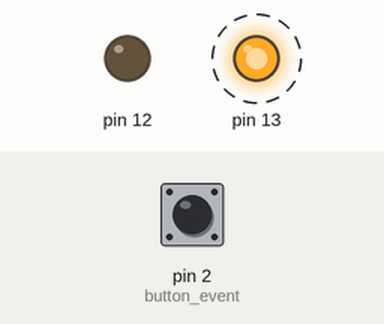
Recording of a sketch running on a simulated Arduino Uno, built with avr-gcc and run on an emulated ATmega328P. Parts: output pins drawn as LEDs (lit = HIGH). Dashed ring = blinking. The test bench sets the inputs (shaded band); at power-on: pin 2 (button_event) LOW.

Above: at 1.2 s.
1.3 s: pin 2 (button_event) pulled HIGH for 0.15 s
At 3.8 s:
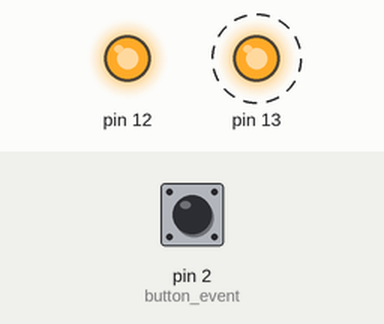
4.4 s: pin 2 (button_event) pulled HIGH for 1 s
At 6.7 s:
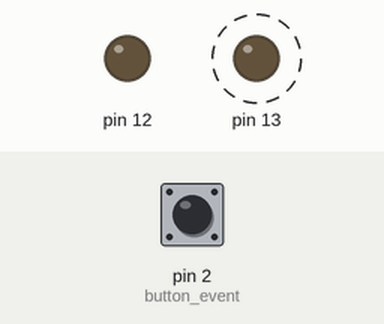
8.4 s: pin 2 (button_event) pulled HIGH for 3.2 s
At 10.8 s:
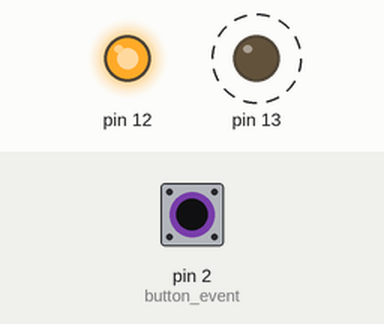
Timing chart, 0 to 20.6 s (numbered marks = the images above; inputs shaded):
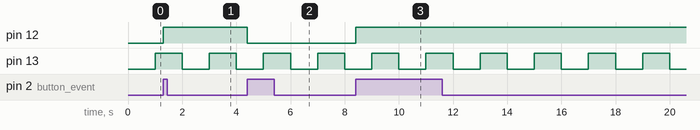

Measured:
- after the input at 1.3 s, pin 12: LOW → HIGH at once
- after the input at 4.4 s, pin 12: HIGH → LOW at once
- after the input at 8.4 s, pin 12: LOW → HIGH at once
- by itself, pin 13: alternates HIGH for 1.0 s and LOW for 1.0 s

The sketch:

Interrupt_Lab_2.2__Timer_.ino
```cpp
#include <TimerOne.h>
char stat;
char count;
int ledState = LOW;
volatile unsigned long blinkCount = 0; //volatile for shared value (could be refreshed)
void setup() {
  Timer1.initialize(1000000); //Set timer
  attachInterrupt(digitalPinToInterrupt(2),button_event,RISING);
  Timer1.attachInterrupt(blinkLED); //FUNCTION FOR THE THING
  pinMode(2,INPUT);
  pinMode(13,OUTPUT);
  pinMode(12,OUTPUT);
  count == 0;
}
void blinkLED(void)
{
  if (ledState == LOW) {
    ledState = HIGH;
    blinkCount = blinkCount + 1;  // increase when LED turns on
  } else {
    ledState = LOW;
  }
  digitalWrite(13, ledState);
}

void loop() {

}

void button_event(){
stat = digitalRead(2);
  if (stat == HIGH){
      if (count == 0) {
        digitalWrite(12,HIGH);
        count = 1; }
      else if (count == 1) {
        digitalWrite(12,LOW);
        count = 0; }
  }
}
```
